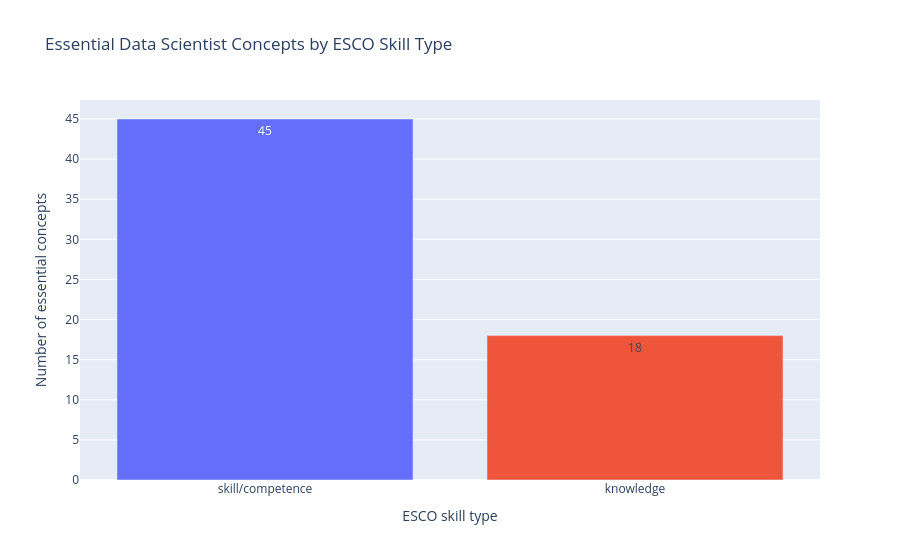

This figure's notebook cell:
### Code cell
# Create a bar chart comparing the two ESCO skill types

type_chart = px.bar(
    type_summary,
    x="skill_type",
    y="number_of_concepts",
    color="skill_type",
    text="number_of_concepts",
    title="Essential Data Scientist Concepts by ESCO Skill Type"
)

type_chart.update_layout(
    xaxis_title="ESCO skill type",
    yaxis_title="Number of essential concepts",
    showlegend=False
)

type_chart.show()

### Figure 1 — Plotly figure (JSON) as saved in the notebook; plotly's stock layout.template omitted (floating-point values rounded to 4 significant figures)
{"data": [{"hovertemplate": "skill_type=%{x}<br>number_of_concepts=%{text}<extra></extra>", "legendgroup": "skill/competence", "marker": {"color": "#636efa", "pattern": {"shape": ""}}, "name": "skill/competence", "orientation": "v", "showlegend": true, "text": [45.0], "textposition": "auto", "type": "bar", "x": ["skill/competence"], "xaxis": "x", "y": [45], "yaxis": "y"}, {"hovertemplate": "skill_type=%{x}<br>number_of_concepts=%{text}<extra></extra>", "legendgroup": "knowledge", "marker": {"color": "#EF553B", "pattern": {"shape": ""}}, "name": "knowledge", "orientation": "v", "showlegend": true, "text": [18.0], "textposition": "auto", "type": "bar", "x": ["knowledge"], "xaxis": "x", "y": [18], "yaxis": "y"}], "layout": {"barmode": "relative", "legend": {"title": {"text": "skill_type"}, "tracegroupgap": 0}, "showlegend": false, "title": {"text": "Essential Data Scientist Concepts by ESCO Skill Type"}, "xaxis": {"anchor": "y", "categoryarray": ["skill/competence", "knowledge"], "categoryorder": "array", "domain": [0, 1], "title": {"text": "ESCO skill type"}}, "yaxis": {"anchor": "x", "domain": [0, 1], "title": {"text": "Number of essential concepts"}}}}
